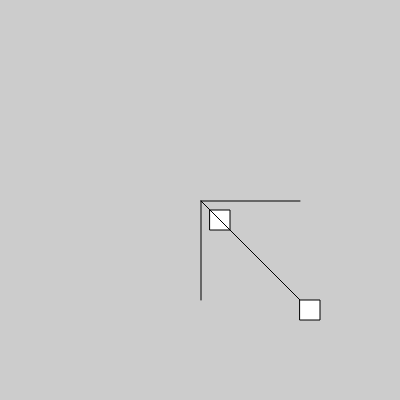
Frame 1 (no input)
Frame 60 (no input): identical to frame 1, image omitted
Frame 120 (the mouse pressed at the canvas centre since frame 60): identical to frame 1, image omitted

The p5.js sketch that drew this single still picture (run headless with seeded random() and noise() and a simulated clock; from frame 60 on, the mouse is pressed at the canvas centre):

// p5.js sketch
// ── sketch.js
// Try: setting different values for the angle
let a_angle = 0;

function setup() {
  createCanvas(400, 400);
  background(204);
  angleMode(DEGREES);
}

function draw() {
  background(204);

  translate(width / 2, height / 2);
  //   in order to see the full rotation on the screen
  //   must first translate the origin then rotate.
  // rotate(mouseX / 20);
  rotate(a_angle);

  rect(10, 10, 20, 20);
  line(1, 1, 100, 1);
  line(1, 1, 1, 100);
  line(1, 1, 100, 100);
  rect(100, 100, 20, 20);
}

// https://editor.p5js.org/jht1493/sketches/mq4r5u0v3
// 2.6 rotate a_angle

// https://editor.p5js.org/kushinda/sketches/vB2Jfg-mm
// rotateExperiment
